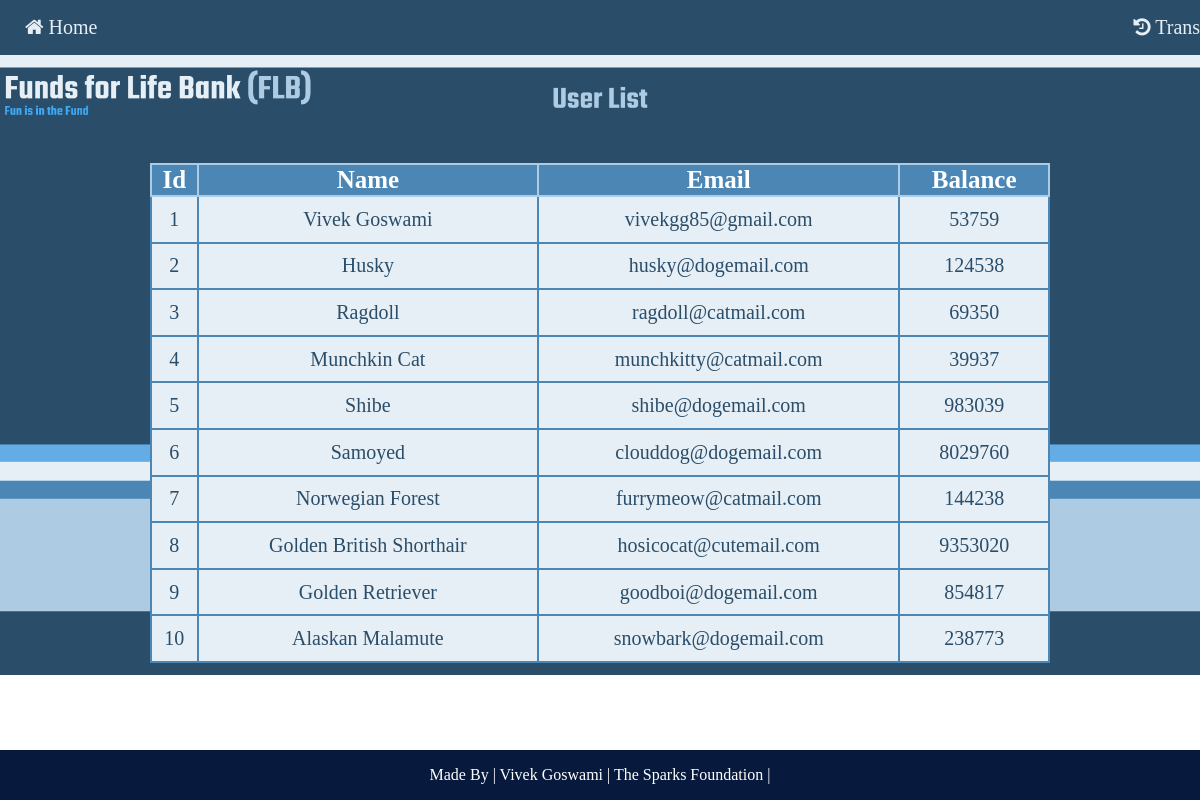
Page /table.php on the committed database.
### tables this page shows
CREATE TABLE `user` (
  `id` int(100) NOT NULL,
  `name1` varchar(100) NOT NULL,
  `email` varchar(100) NOT NULL,
  `balance` float NOT NULL
);

### table.php (the view, shortened to what this page needs)
<?php
		$conn = mysqli_connect("localhost", "root", "", "test");
?>
<!DOCTYPE html>
<html>
<head>
<link rel="stylesheet" href="https://cdnjs.cloudflare.com/ajax/libs/font-awesome/4.7.0/css/font-awesome.min.css">
    <link rel="stylesheet" type="text/css" href="navstylebar.css">
</head>
<body>
    <div id="navbar">
  <a style="font-family:Teko" class="home" href="index.php"><i class="fa fa-home"></i> Home</a>
  <a style="font-family:Teko; position:relative; left:300px" class="bye" href="transaction.php"><i class="fa fa-history"></i> Transaction History</a>
  </div>
    <br>
    <br>
    <br>
    <br>
    <br>
    <br>
    <table class="center">
    <thead>
        <tr>
            <th style="font-family:Teko">Id</th>
            <th style="font-family:Teko">Name</th>
            <th style="font-family:Teko">Email</th>
            <th style="font-family:Teko">Balance</th>
        </tr>
    </thead>
    <tbody>
        <?php $sql = "SELECT id, name1, email, balance FROM user";
        $result = mysqli_query($conn, $sql);?>
        <?php while( $row = mysqli_fetch_array($result)) : ?>
        <tr>
            <td style="font-family:Doppio One; font-size: 20px"><?php echo $row['id']; ?></td>
            <td style="font-family:Doppio One; font-size: 20px"><?php echo $row['name1']; ?></td>
            <td style="font-family:Doppio One; font-size: 20px"><?php echo $row['email']; ?></td>
            <td style="font-family:Doppio One; font-size: 20px"><?php echo $row['balance']; ?></td>
        </tr>
        <?php endwhile ?>
    </tbody>
</table>
<div class="footer">
  <marquee behavior="scroll" direction="left">
  <p style="font-family:Teko">Made By | Vivek Goswami | The Sparks Foundation |</p></marquee>
</div>
</body>
</html>

### navstylebar.css (style rules this page uses)
#navbar { overflow: hidden; background-color:#2a4d69; height: 55px; font-size: 30px; }
#navbar a { float: left; display: block; color: #e7eff6; text-align: center; padding: 16px; text-decoration: none; padding-left: 20px; }
.home { margin-left: 5px; margin-right: 700px; float: right; }

### table.php (style rules this page uses)
table, th,tr,td { border: 2px solid #4b86b4; }
.center { margin-left: auto; margin-right: auto; border-collapse: collapse; }
table { width: 900px; height: 500px; color: #2a4d69; font-size: 30px; border-color: #4b86b4; }
body { background-image: url("Userlist.png"); background-repeat: no-repeat; background-size: cover; margin: 0; }
th, td { text-align: center; }
th { background-color: #4b86b4 ; color: white; border: 2px solid #adcbe3; }
a { font-size:20px; }
tr { font-size:25px; border: 2px solid black; background-color: #e7eff6; }
.footer { position: fixed; left: 0; bottom: 0; width: 100%; background-color: #071a3d; color: white; text-align: center; margin-bottom:0px; }

### rows in the picture
user: id "1", name1 "Vivek Goswami", email "vivekgg85@gmail.com", balance "53759"
user: id "2", name1 "Husky", email "husky@dogemail.com", balance "124538"
user: id "3", name1 "Ragdoll", email "ragdoll@catmail.com", balance "69350"
user: id "4", name1 "Munchkin Cat", email "munchkitty@catmail.com", balance "39937"
user: id "5", name1 "Shibe", email "shibe@dogemail.com", balance "983039"
user: id "6", name1 "Samoyed", email "clouddog@dogemail.com", balance "8029760"
user: id "7", name1 "Norwegian Forest", email "furrymeow@catmail.com", balance "144238"
user: id "8", name1 "Golden British Shorthair", email "hosicocat@cutemail.com", balance "9353020"
user: id "9", name1 "Golden Retriever", email "goodboi@dogemail.com", balance "854817"
user: id "10", name1 "Alaskan Malamute", email "snowbark@dogemail.com", balance "238773"
